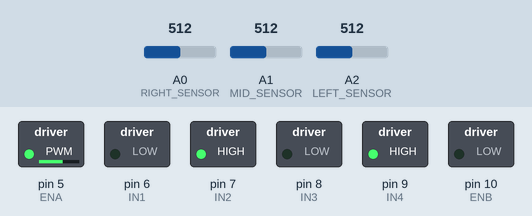
Bench run of a sketch on a simulated Arduino Uno, built with avr-gcc and run on an emulated ATmega328P. Parts: switched loads named in the sketch (green lamp = pin HIGH). The inputs (shaded band) are chosen by the test bench; at power-on: A2 (LEFT_SENSOR) = 512, A0 (RIGHT_SENSOR) = 512, A1 (MID_SENSOR) = 512.

Above: at 1.2 s.
1.3 s: A2 (LEFT_SENSOR) set to 588
2.8 s: A2 (LEFT_SENSOR) set to 610
At 4.0 s:
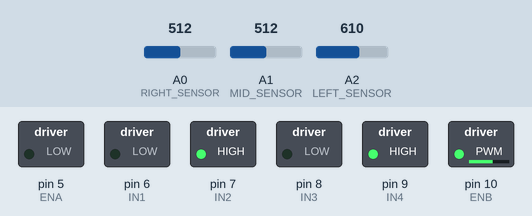
4.3 s: A0 (RIGHT_SENSOR) set to 593
5.8 s: A0 (RIGHT_SENSOR) set to 611
At 6.3 s:
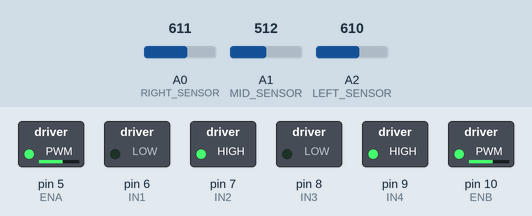
7.3 s: A0 (RIGHT_SENSOR) set to 590
At 7.6 s:
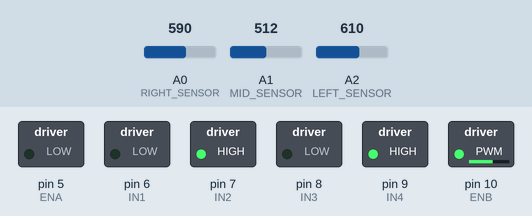
Timing chart, 0 to 9.8 s (numbered marks = the images above; inputs shaded):
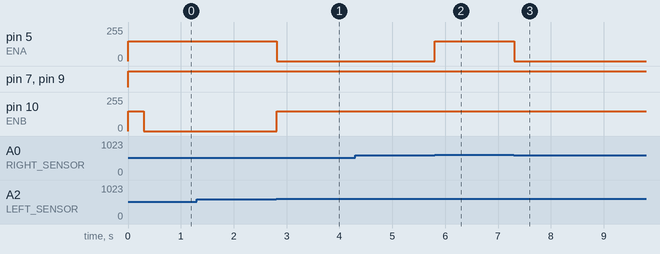

The sketch:

theo_ver_2.ino
```cpp
// ====================================
// LINE FOLLOWER — 3 SENSOR (theo_ver_2)
// ====================================

// MOTOR PINS
#define ENA 5
#define IN1 6
#define IN2 7
#define IN3 8
#define IN4 9
#define ENB 10

// SENSOR PINS
#define LEFT_SENSOR  A2
#define MID_SENSOR   A1
#define RIGHT_SENSOR A0

// SETTINGS
#define BASE_SPEED 150
#define TURN_SPEED 150
#define THRESHOLD  600

// WHITE NODE / GAP CROSSING TIMEOUT (ms)
#define WHITE_NODE_TIMEOUT_MS 300

// SURVEILLANCE
int surveillanceDirection = 1;
unsigned long lastBlackTime = 0; // Timestamp of the last time we saw the line

void setup() {
  Serial.begin(9600);
  pinMode(ENA, OUTPUT);
  pinMode(IN1, OUTPUT);
  pinMode(IN2, OUTPUT);
  pinMode(IN3, OUTPUT);
  pinMode(IN4, OUTPUT);
  pinMode(ENB, OUTPUT);
}

void driveMotors(int leftSpeed, int rightSpeed) {
  digitalWrite(IN1, leftSpeed  >= 0 ? LOW  : HIGH);
  digitalWrite(IN2, leftSpeed  >= 0 ? HIGH : LOW);
  digitalWrite(IN3, rightSpeed >= 0 ? LOW  : HIGH);
  digitalWrite(IN4, rightSpeed >= 0 ? HIGH : LOW);
  analogWrite(ENA, constrain(abs(leftSpeed),  0, 255));
  analogWrite(ENB, constrain(abs(rightSpeed), 0, 255));
}

// ====================================
// MOVEMENT METHODS
// ====================================

void goStraight() { driveMotors(BASE_SPEED, BASE_SPEED); }
void turnLeft()   { driveMotors(0, TURN_SPEED); }  // Pivot turn left (stop inner wheel instead of reversing)
void turnRight()  { driveMotors(TURN_SPEED, 0); }  // Pivot turn right (stop inner wheel instead of reversing)
void stopMotors() { driveMotors(0, 0); }

void surveil() {
  // Pivot in the last known direction (no reversing)
  if (surveillanceDirection == 1) {
    driveMotors(TURN_SPEED, 0);
  } else {
    driveMotors(0, TURN_SPEED);
  }
}

// ====================================
// MAIN LOOP
// ====================================

void loop() {
  bool L = analogRead(LEFT_SENSOR)  > THRESHOLD;
  bool M = analogRead(MID_SENSOR)   > THRESHOLD;
  bool R = analogRead(RIGHT_SENSOR) > THRESHOLD;

  // If we see the line on any sensor, update our last line detection timestamp
  if (L || M || R) {
    lastBlackTime = millis();
  }

  // Junction / wide stripe — all 3 on
  if (L && M && R) {
    goStraight();
  }

  // Veering left — correct right
  else if (L && M && !R) {
    surveillanceDirection = -1;
    turnLeft();
  }

  // Veering right — correct left
  else if (!L && M && R) {
    surveillanceDirection = 1;
    turnRight();
  }

  // Centred
  else if (!L && M && !R) {
    goStraight();
  }

  // Hard left
  else if (L && !M && !R) {
    surveillanceDirection = -1;
    turnLeft();
  }

  // Hard right
  else if (!L && !M && R) {
    surveillanceDirection = 1;
    turnRight();
  }

  // All white (gap in the line, or lost)
  else {
    // If we only recently lost the line, assume we are crossing a white node/gap and keep going straight
    if (millis() - lastBlackTime < WHITE_NODE_TIMEOUT_MS) {
      goStraight();
    }
    // Otherwise, we are actually lost, so pivot in the last known direction to find the line
    else {
      surveil();
    }
  }

  delay(10);
}
```

Measured:
- the behaviour switches between 600 and 601 on A2 (LEFT_SENSOR) (found by bisection; images 0 and 1)
- the behaviour switches between 600 and 601 on A0 (RIGHT_SENSOR) (found by bisection; images 1 and 2)
- after the input at 1.3 s, every drawn part: stays the same
- after the input at 2.8 s, pin 5 (ENA): 150/255 → 0/255 at once; pin 10 (ENB): 0/255 → 150/255 at once
- after the input at 4.3 s, every drawn part: stays the same
- after the input at 5.8 s, pin 5 (ENA): 0/255 → 150/255 at once
- after the input at 7.3 s, pin 5 (ENA): 150/255 → 0/255 at once
